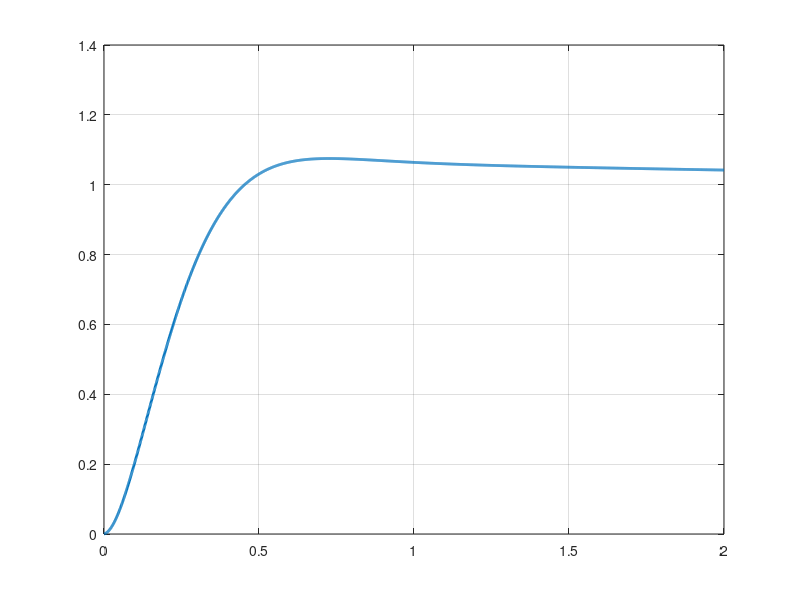

Write MATLAB code to recreate this figure. (Note: this script raises an error after producing the figure.)
% Script MATLAB - Respuesta a Escalon para Sistema Servo (Punto 2b)
% Servomecanismos v2025-2s
% Basado en diagrama de bloques: PID + FF + Motor DC + STPM + Feedback

clc; clear; close all;

%% 1. Definición de Parámetros del Sistema
% Motor DC (Valores típicos para un servomotor pequeño)
R_a = 2.0;      % Resistencia de armadura [Ohm]
K_t = 0.05;     % Constante de torque [Nm/A]
K_e = 0.05;     % Constante de FEM [V/(rad/s)]
J_m = 1e-4;     % Inercia del motor [kg*m^2]
b_m = 1e-5;     % Coeficiente de fricción viscosa [Nm/(rad/s)]

% STPM (Husillo de bolas)
p = 0.01;       % Paso del husillo [m/rev]
K_husillo = p / (2*pi); % Ganancia de conversión rotación->lineal [m/rad]

% Controlador PID (Sintonizado para respuesta estable)
Kp = 150;       % Ganancia Proporcional
Ki = 50;        % Ganancia Integral
Kd = 0.5;       % Ganancia Derivativa

% Controlador Feedforward (Simplificado para este ejemplo)
FF_gain = 0.5;  % Porcentaje de acción directa

% Driver y Sensor (Ganancias idealizadas)
K_driver = 1;
H_sensor = 1;   % Retroalimentación unitaria

%% 2. Construcción de la Función de Transferencia

% --- Planta del Motor (Velocidad angular / Voltaje) ---
% Ecuación: (J_m*s + b_m)*omega = (K_t * I_a)
% I_a = (V_in - K_e*omega) / R_a
% Despejando: G_motor(s) = omega(s)/V_in(s) = K_t / (R_a*J_m*s + R_a*b_m + K_t*K_e)
s = tf('s');
G_motor = K_t / (R_a * J_m * s + R_a * b_m + K_t * K_e);

% --- Planta Mecánica (Posición angular / Velocidad angular) ---
G_integrador = 1 / s;

% --- Planta Husillo (Posición lineal / Posición angular) ---
% G_husillo = p / (2*pi)
G_husillo = K_husillo;

% --- Planta Total (Sin Controlador) ---
% Desde Voltaje de entrada del motor hasta Posición lineal de salida
G_planta = G_motor * G_integrador * G_husillo;

% --- Controlador Total (PID + Feedforward) ---
C_pid = Kp + Ki/s + Kd*s;
C_total = C_pid + FF_gain; % Superposición de FF y PID como en el diagrama

% --- Sistema en Lazo Cerrado ---
% T(s) = (C_total * K_driver * G_planta) / (1 + (C_total * K_driver * G_planta * H_sensor))
G_lazo_abierto = C_total * K_driver * G_planta;
T = feedback(G_lazo_abierto, H_sensor);

%% 3. Simulación y Gráfica
% Entrada Escalón Unitario de Posición (Ref = 1 metro)
t = 0:0.001:2; % Tiempo de simulación 2 segundos
[y, t] = step(T, t);

% Crear figura
figure('Name', 'Respuesta a Escalón - Sistema Servo', 'Color', 'w');
plot(t, y, 'LineWidth', 2);
grid on;
hold on;

%% 4. Estimación de Parámetros (Anotaciones en la gráfica)

% -- Estimación de Ganancia (Valor final en régimen permanente) --
y_final = y(end); % Valor asintótico
yline(y_final, '--r', 'LineWidth', 1.5);
text(1.2, y_final*0.95, sprintf('Ganancia K \\approx %.2f', y_final), 'FontSize', 10, 'Color', 'r');

% -- Estimación de Constante de tiempo (63.2% del valor final) --
y_63 = 0.632 * y_final;
% Encontrar el índice donde se cruza el 63.2%
idx = find(y >= y_63, 1, 'first');
tau = t(idx); % Tiempo estimado

yline(y_63, '--g', 'LineWidth', 1.5);
xline(tau, '--g', 'LineWidth', 1.5);
plot(tau, y_63, 'go', 'MarkerFaceColor', 'g', 'MarkerSize', 8);
text(tau + 0.05, y_63 - 0.05, sprintf('\\tau \\approx %.3f s', tau), 'FontSize', 10, 'Color', 'g');

% -- Anotaciones adicionales --
title('Respuesta a Escalón Unitario de Posición');
xlabel('Tiempo (s)');
ylabel('Posición (m)');
legend('Respuesta del sistema', 'Valor Final (Ganancia)', '63.2% (Constante de tiempo)', 'Location', 'southeast');
ylim([0, 1.2]);

% Mostrar resultados en consola
fprintf('--- RESULTADOS DE SIMULACIÓN ---\n');
fprintf('Ganancia del sistema (K): %.4f\n', y_final);
fprintf('Constante de tiempo (tau): %.4f s\n', tau);
fprintf('Tiempo de establecimiento (2%%): %.4f s\n', find(y >= 0.98*y_final, 1, 'first')*0.001);

disp('Gráfica generada exitosamente.');
